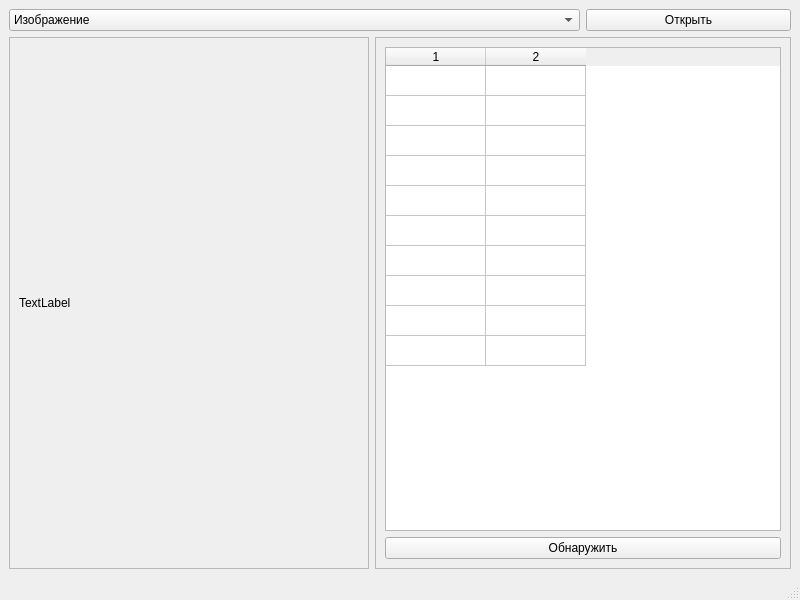
<?xml version="1.0" encoding="UTF-8"?>
<ui version="4.0">
 <class>MainWindow</class>
 <widget class="QMainWindow" name="MainWindow">
  <property name="geometry">
   <rect>
    <x>0</x>
    <y>0</y>
    <width>800</width>
    <height>600</height>
   </rect>
  </property>
  <property name="windowTitle">
   <string>MainWindow</string>
  </property>
  <widget class="QWidget" name="centralwidget">
   <layout class="QGridLayout" name="gridLayout">
    <item row="0" column="0" colspan="2">
     <widget class="QComboBox" name="comboBox">
      <item>
       <property name="text">
        <string>Изображение</string>
       </property>
      </item>
      <item>
       <property name="text">
        <string>Видео</string>
       </property>
      </item>
     </widget>
    </item>
    <item row="0" column="2">
     <widget class="QPushButton" name="openFileBtn">
      <property name="text">
       <string>Открыть</string>
      </property>
     </widget>
    </item>
    <item row="1" column="0">
     <widget class="QFrame" name="frame">
      <property name="minimumSize">
       <size>
        <width>360</width>
        <height>360</height>
       </size>
      </property>
      <property name="sizeIncrement">
       <size>
        <width>19</width>
        <height>8</height>
       </size>
      </property>
      <property name="frameShape">
       <enum>QFrame::StyledPanel</enum>
      </property>
      <property name="frameShadow">
       <enum>QFrame::Raised</enum>
      </property>
      <layout class="QVBoxLayout" name="verticalLayout">
       <item>
        <widget class="QLabel" name="imageLabel">
         <property name="minimumSize">
          <size>
           <width>0</width>
           <height>13</height>
          </size>
         </property>
         <property name="text">
          <string>TextLabel</string>
         </property>
        </widget>
       </item>
      </layout>
     </widget>
    </item>
    <item row="1" column="1" colspan="2">
     <widget class="QFrame" name="frame_2">
      <property name="minimumSize">
       <size>
        <width>180</width>
        <height>360</height>
       </size>
      </property>
      <property name="autoFillBackground">
       <bool>false</bool>
      </property>
      <property name="frameShape">
       <enum>QFrame::StyledPanel</enum>
      </property>
      <property name="frameShadow">
       <enum>QFrame::Raised</enum>
      </property>
      <layout class="QVBoxLayout" name="verticalLayout_2">
       <item>
        <widget class="QTableWidget" name="tableWidget">
         <property name="gridStyle">
          <enum>Qt::SolidLine</enum>
         </property>
         <property name="rowCount">
          <number>10</number>
         </property>
         <property name="columnCount">
          <number>2</number>
         </property>
         <attribute name="horizontalHeaderVisible">
          <bool>true</bool>
         </attribute>
         <attribute name="verticalHeaderVisible">
          <bool>false</bool>
         </attribute>
         <row/>
         <row/>
         <row/>
         <row/>
         <row/>
         <row/>
         <row/>
         <row/>
         <row/>
         <row/>
         <column/>
         <column/>
        </widget>
       </item>
       <item>
        <widget class="QPushButton" name="detectBtn">
         <property name="text">
          <string>Обнаружить</string>
         </property>
        </widget>
       </item>
      </layout>
     </widget>
    </item>
   </layout>
  </widget>
  <widget class="QMenuBar" name="menubar">
   <property name="geometry">
    <rect>
     <x>0</x>
     <y>0</y>
     <width>800</width>
     <height>21</height>
    </rect>
   </property>
  </widget>
  <widget class="QStatusBar" name="statusbar"/>
 </widget>
 <resources/>
 <connections/>
</ui>
